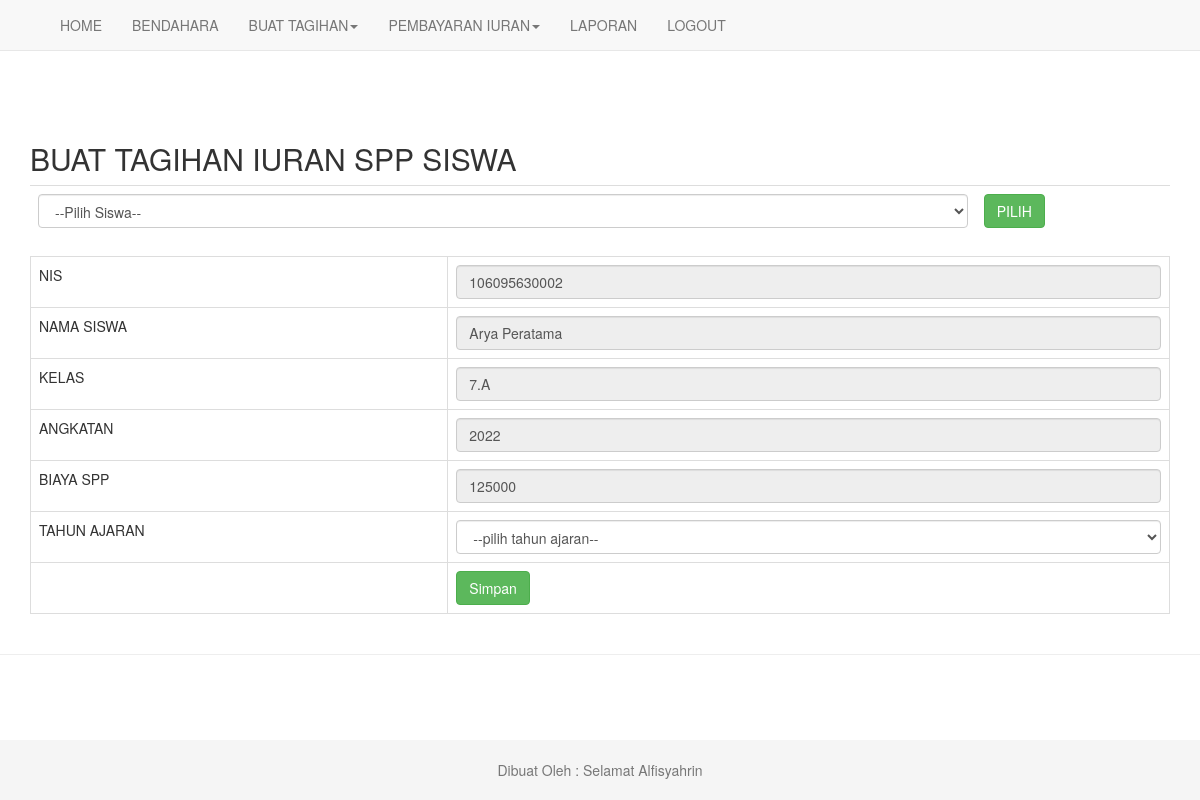
Screenshot of /buat_tagihan_spp.php?nis=106095630002 (signed in) with the database file from the repository.
### tables this page shows
CREATE TABLE `tb_siswa` (
  `nis` varchar(25) NOT NULL,
  `nama_siswa` text NOT NULL,
  `kd_angkatan` varchar(11) NOT NULL,
  `kd_kelas` varchar(11) NOT NULL
);

CREATE TABLE `tb_kelas` (
  `kd_kelas` varchar(11) NOT NULL,
  `nama_kelas` varchar(11) NOT NULL,
  `wali_kelas` text NOT NULL
);

CREATE TABLE `tb_angkatan` (
  `kd_angkatan` varchar(11) NOT NULL,
  `tahun_angkatan` int(11) NOT NULL,
  `spp` int(11) NOT NULL
);

### buat_tagihan_spp.php (the view, shortened to what this page needs)
<?php include "header.php"; ?>
<?php
if($_SESSION['level']=='bendahara'){
    ?>
    <div class="container">
    <h2>BUAT TAGIHAN IURAN SPP SISWA</h2>
	<form method="GET" action="">
    <div class="table-responsive">
    <table class="table">
 		<tr>
            <td>
            <select class="form-control" name="nis" required>
                            <option value="">--Pilih Siswa--</option>
                        </select>
            </td>
 			<td>
 				<button class="btn btn-success" type="submit" name="cari">PILIH</button>
 			</td>
 		</tr>
 	</table>
    </div>
    </form>
    <form action="" method="POST">
        <?php
            if(isset($_GET['nis']) && $_GET['nis']!=''){
                $siswa = mysqli_query($konek,"SELECT tb_siswa.*,tb_kelas.*,tb_angkatan.*
                FROM tb_siswa JOIN tb_kelas ON tb_siswa.kd_kelas=tb_kelas.kd_kelas
                JOIN tb_angkatan ON tb_siswa.kd_angkatan=tb_angkatan.kd_angkatan
                WHERE tb_siswa.nis='$_GET[nis]'");
                $dta = mysqli_fetch_assoc($siswa);
                ?>
                <div class="table-responsive">
                <table class="table table-bordered">
                    <tr>
                        <td>NIS</td>
                        <td>
                            <input type="text" class="form-control" name="nis" value="<?php echo $dta['nis'];?>" readonly/>
                        </td>
                    </tr>
                    <tr>
                    <td>NAMA SISWA</td>
                        <td>
                            <input class="form-control" value="<?php echo $dta['nama_siswa'];?>" readonly/>
                        </td>
                    </tr>
                    <tr>
                    <td>KELAS</td>
                        <td>
                            <input class="form-control" value="<?php echo $dta['nama_kelas'];?>" readonly/>
                        </td>
                    </tr>
                    <tr>
                    <td>ANGKATAN</td>
                        <td>
                            <input class="form-control" value="<?php echo $dta['tahun_angkatan'];?>" readonly/>
                        </td>
                    </tr>
                    <tr>
                        <td>BIAYA SPP</td>
                        <td>
                            <input type="number" class="form-control" name="biaya_spp" value="<?php echo $dta['spp']; ?>" readonly/>
                        </td>
                    </tr>
                    <tr>
                        <td>TAHUN AJARAN</td>
                        <td>
                        <select class="form-control" name="tahun_ajaran">
                            <option value="">--pilih tahun ajaran--</option>
                        </select>
                        </td>
                    </tr>
                    <tr>
                    <td></td>
                    <td>
                    <input class="btn btn-success" type="submit" value="Simpan" />
                    </td>
                    </tr>
                </table>
                </div>
                <?php
            }
        ?>
    </form>
</body>
</html>
<?php include "footer.php" ?>
<?php
    }else{
        session_destroy();
    }

### assets/style.css (style rules this page uses)
html { position: relative; min-height: 100%; }
body { margin-bottom: 60px; }
body > .container { padding: 60px 15px 0; }

### rows the page displays
tb_siswa: nis "106095630002", nama_siswa "Arya Peratama", kd_kelas.nama_kelas "7.A", kd_angkatan.tahun_angkatan "2022", biaya_spp "125000"
